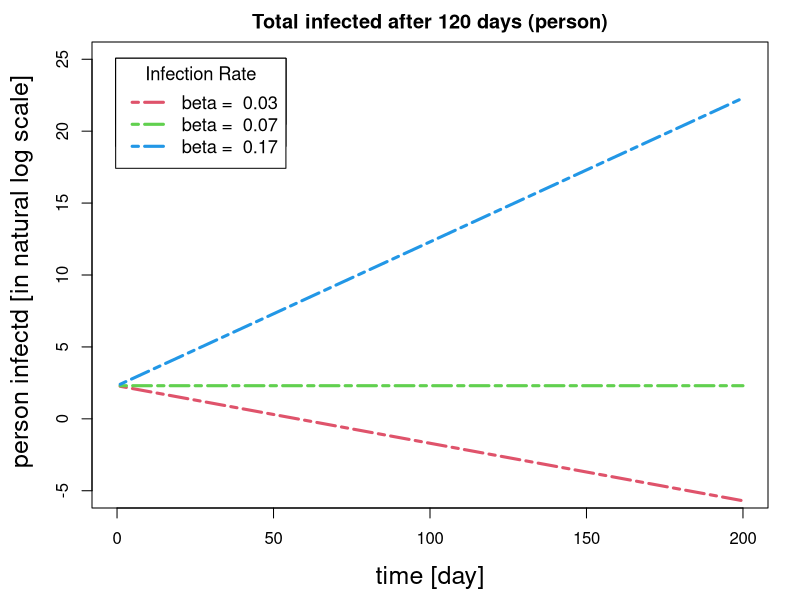

The R script that drew this image:
while (!is.null(dev.list()))  dev.off() # shut down device
alfa <- 0.07
beta <- c(0.03,0.07, 0.17)
startday = 1
time = startday:200
startvalue = 10
rate = beta-alfa

cngfunc = function(startvalue, rate, time){
  val = startvalue*exp(rate*time)
  #return(val)
  return(log(val,exp(1)))
}
legendName = vector()
color = 2:4
par(pin=c(5,3)) # width & height of plot in inch
par(mar=c(4.5,4.5,2,1.5)+0.1)
plot(numeric(0), numeric(0),
     xlab= "time [day]", ylab = " person infectd [in natural log scale]",
     type = "n", cel.xlab = 2,
     xlim = c(0,length(time)),cex.lab=1.5,
     ylim = c(-5,25),
     #log='y',
     main = "Total infected after 120 days (person)"
     )
for(i in seq_along(rate)){
  print(i)
  value1 <- paste("beta =  ", beta[i], sep = "")
  legendName <- c(legendName, value1) # storing the legend name in a vector
  value <- cngfunc(startvalue, rate[i], time)
  lines(time, value, pch=18, col = color[i], lty = 6,lwd = 3)
  legend("topleft",inset = .035,title = "Infection Rate", legend= legendName,
         col= color, lty = 6, cex=1.1, lwd =3)}


